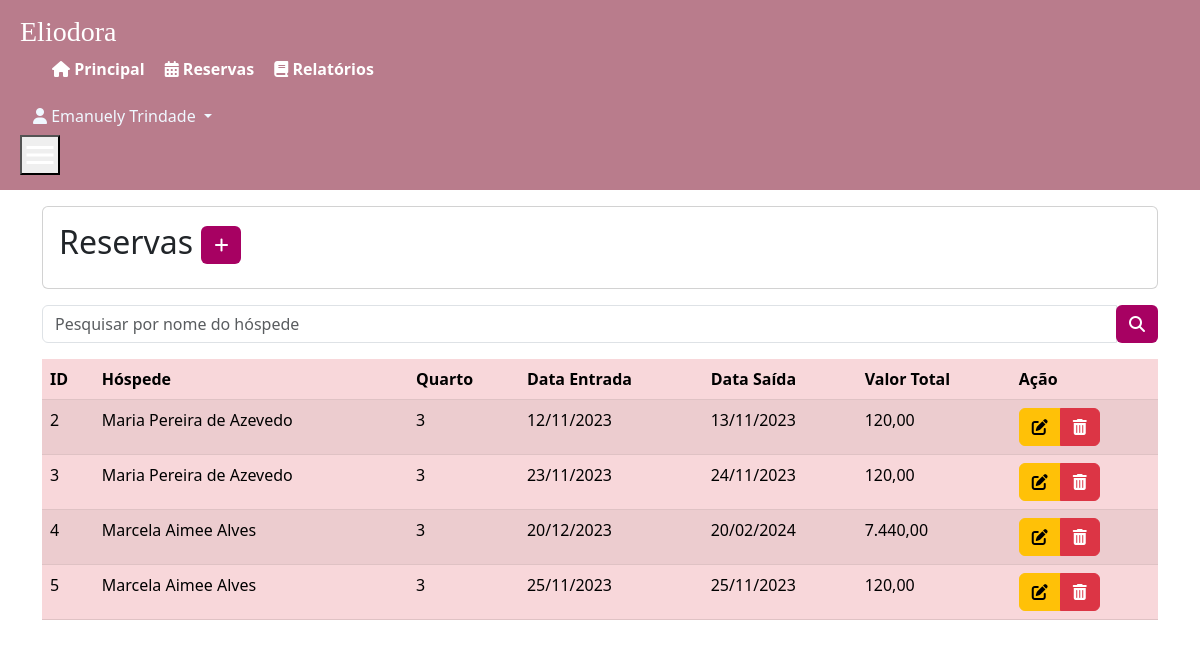
The app's page /listarReserva.php (signed in) with its own data.
### tables this page shows
CREATE TABLE `reserva` (
  `id` int(11) NOT NULL,
  `status` int(11) NOT NULL DEFAULT 1,
  `dataEntrada` date NOT NULL,
  `dataSaida` date NOT NULL,
  `valorTotalReserva` double(11,2) NOT NULL,
  `quantHospede` int(1) NOT NULL,
  `observacao` varchar(200) NOT NULL,
  `id_hospede` int(11) DEFAULT NULL,
  `id_quarto` int(11) DEFAULT NULL,
  `id_funcionario` int(11) DEFAULT NULL,
  `datacadastro` datetime NOT NULL DEFAULT current_timestamp()
);

CREATE TABLE `hospede` (
  `id` int(11) NOT NULL,
  `nome` varchar(100) NOT NULL,
  `cpf` varchar(15) NOT NULL,
  `dataNascimento` date NOT NULL,
  `genero` varchar(1) NOT NULL,
  `estado` varchar(100) NOT NULL,
  `cidade` varchar(100) NOT NULL,
  `bairro` varchar(100) NOT NULL,
  `endereco` varchar(100) NOT NULL,
  `numeroEndereco` int(11) NOT NULL,
  `cep` varchar(15) NOT NULL,
  `email` varchar(45) NOT NULL,
  `telefone` varchar(20) NOT NULL,
  `contatoEmergencia` varchar(20) NOT NULL
);

CREATE TABLE `quarto` (
  `id` int(11) NOT NULL,
  `status` varchar(3) NOT NULL,
  `numero` int(11) NOT NULL,
  `tipo` varchar(8) NOT NULL,
  `capacidade` int(45) NOT NULL,
  `valorDiaria` double(11,2) NOT NULL
);

### listarReserva.php (the view, shortened to what this page needs)
<?php
require_once("conexao.php");
$V_WHERE = " ";
$sql = "select reserva.*, hospede.nome as hospede_nome, quarto.numero as quarto_numero
 from reserva
 left join hospede on hospede.id = reserva.id_hospede
 left join quarto on quarto.id = reserva.id_quarto
 WHERE 1 = 1 " . $V_WHERE;
$resultado = mysqli_query($conexao, $sql);
?>
<?php require_once("cabecalho.php"); ?>
<div class="container">
  <div class="card mt-3 mb-3">
    <div class="card-body">
      <h2 class="card-title">Reservas
        <a href="cadastrarReserva.php" class="btn btn-sn" style="background-color: #a70162; color: #fff;"><i
            class="fa-solid fa-plus"></i>
        </a>
      </h2>
    </div>
  </div>
  <form method="post">
    <div class="input-group mb-3">
      <input type="text" name="hospede_nome" id="id_hospede" class="form-control"
        placeholder="Pesquisar por nome do hóspede" aria-label="Recipient's username" aria-describedby="basic-addon2">
      <div class="input-group-append">
        <button name="pesquisar" class="btn" style="background-color: #a70162; color: #fff;" type="submit"><i
            class="fa-solid fa-magnifying-glass"></i> </button>
  </form>
</div>
<div class="table-responsive">
  <table class="table table-danger table-striped">
    <thead>
      <tr>
        <th scope="col">ID</th>
        <th scope="col">Hóspede</th>
        <th scope="col">Quarto</th>
        <th scope="col">Data Entrada</th>
        <th scope="col">Data Saída</th>
        <th scope="col">Valor Total</th>
        <th scope="col">Ação</th>
      </tr>
    </thead>
    <tbody>
      <?php while ($linha = mysqli_fetch_array($resultado)) { ?>
        <tr>
          <td>
            <?= $linha['id'] ?>
          <td>
            <?= $linha['hospede_nome'] ?>
          </td>
          <td>
            <?= $linha['quarto_numero'] ?>
          </td>
          <td>
            <?= date('d/m/Y', strtotime($linha['dataEntrada'])) ?>
          </td>
          <td>
            <?php
            if (isset($linha['dataSaida'])) {
              echo date('d/m/Y', strtotime($linha['dataSaida']));
            }
            ?>
          </td>
          <td>
            <?= number_format($linha['valorTotalReserva'], 2, ',', '.') ?>
          </td>
          <td>
            <div class="btn-group">
              <a href="alterarReserva.php?id=<?= $linha['id'] ?>" class="btn btn-warning">
                <i class="fa-solid fa-pen-to-square"></i>
              </a>
              <a href="listarReserva.php?id=<?= $linha['id'] ?>" class="btn btn-danger"
                onclick="return confirm('Confirma exclusão')">
                <i class="fa-solid fa-trash-can"></i>
              </a>
            </div>
          </td>
        </tr>
      <?php } ?>
    </tbody>
  </table>
</div>
</body>
</html>

### style.css (style rules this page uses)
* { margin: 0; padding: 0; box-sizing: border-box; }

### records on screen
reserva: id "2", id_hospede.nome "Maria Pereira de Azevedo", id_quarto.numero "3", dataEntrada "12/11/2023", dataSaida "13/11/2023", valorTotalReserva "120,00"
reserva: id "3", id_hospede.nome "Maria Pereira de Azevedo", id_quarto.numero "3", dataEntrada "23/11/2023", dataSaida "24/11/2023", valorTotalReserva "120,00"
reserva: id "4", id_hospede.nome "Marcela Aimee Alves", id_quarto.numero "3", dataEntrada "20/12/2023", dataSaida "20/02/2024", valorTotalReserva "7.440,00"
reserva: id "5", id_hospede.nome "Marcela Aimee Alves", id_quarto.numero "3", dataEntrada "25/11/2023", dataSaida "25/11/2023", valorTotalReserva "120,00"

### other values on screen
$_SESSION['nome'] "Emanuely Trindade"
